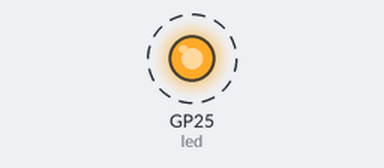
Bench run of a program on a simulated Raspberry Pi Pico running MicroPython. Parts: output pins drawn as LEDs (lit = HIGH). Dashed ring = blinking. What the program prints to the serial console is not drawn. At 10.0 s the program stops and its outputs stay as they are.

Above: at 0.5 s.
Timing chart, 0 to 4.6 s (numbered marks = the images above):
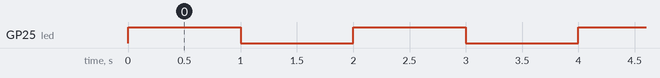

Measured:
- by itself, GP25 (led): alternates HIGH for 1.0 s and LOW for 1.0 s, 10 changes in all, then stays LOW

The program:

1_gomulupin.py
```python
from machine import Pin
from time import sleep

led = Pin("LED", Pin.OUT)  # Gömülü LED'i kontrol etmek için "LED" alias'ı kullanılır
sayac = 5
while sayac!=0:
    led.value(1)  # LED'i aç
    sleep(1)  # 1 saniye bekle
    led.value(0)  # LED'i kapat
    sleep(1)  # 1 saniye bekle
    print(sayac)
    sayac-=1
```
